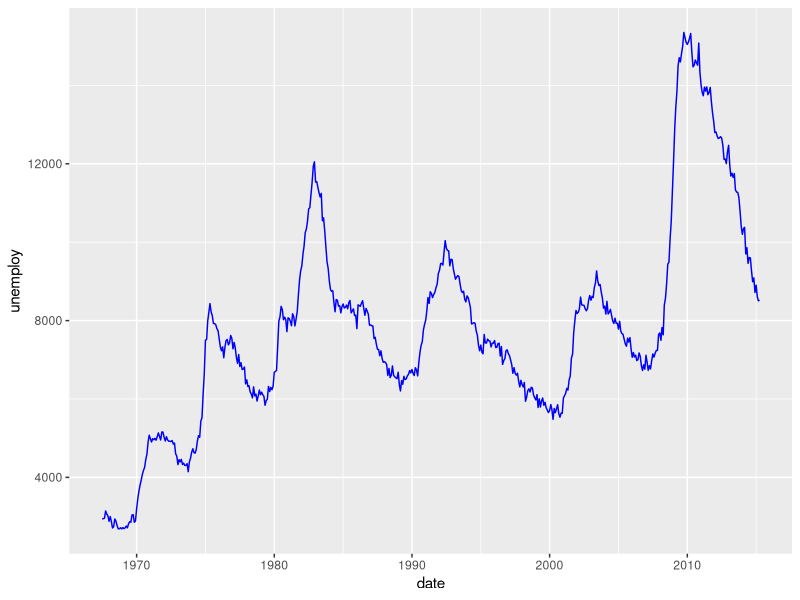
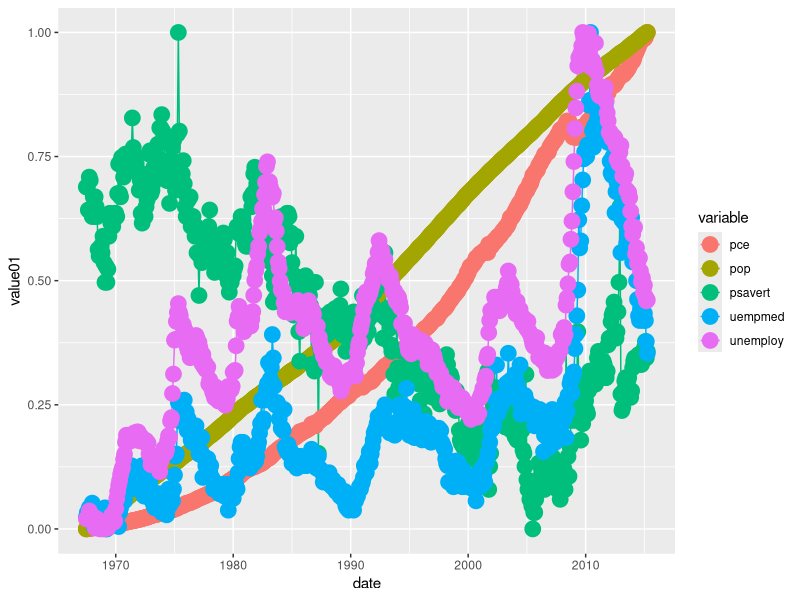

Source code (R) for these figures, in order:
library(tidyverse)

# First plot
ggplot(economics, aes(date, unemploy)) + geom_line(colour = 'blue')




# Second plot

ggplot(economics_long, aes(date, value01, colour = variable)) +
  geom_line() + geom_point(size = 5)
